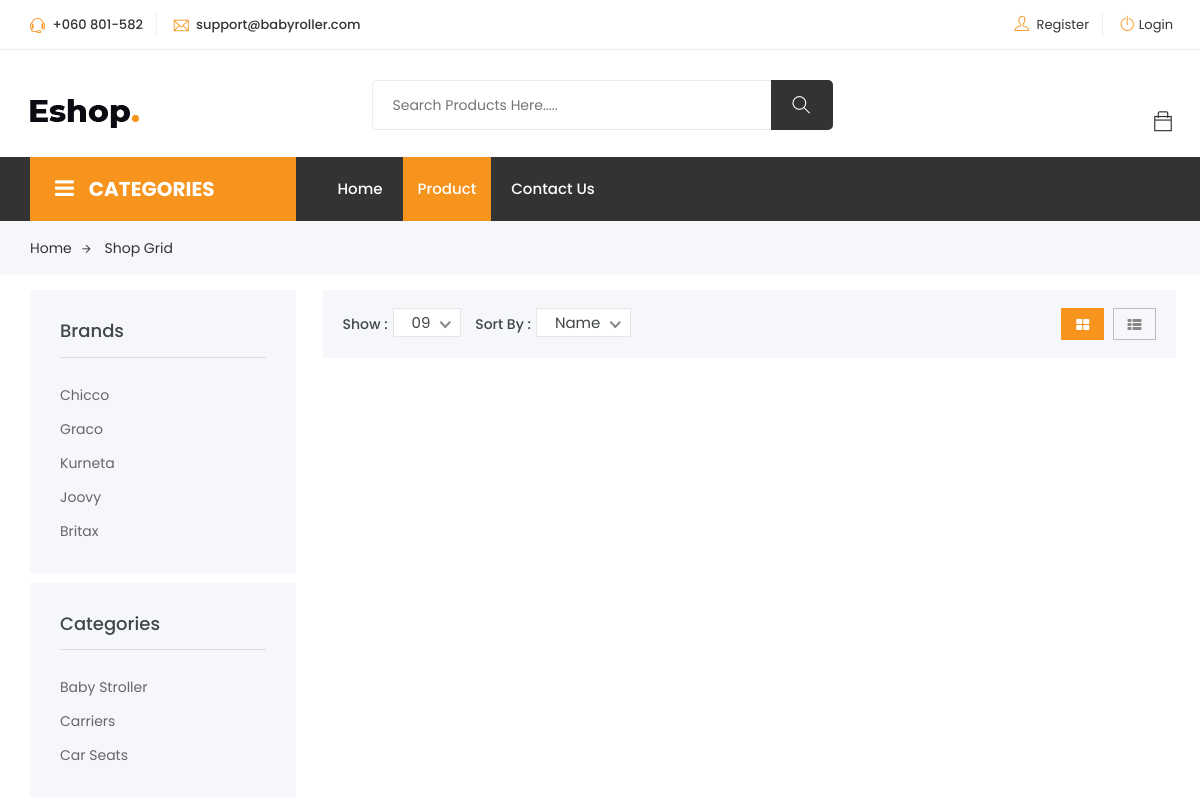
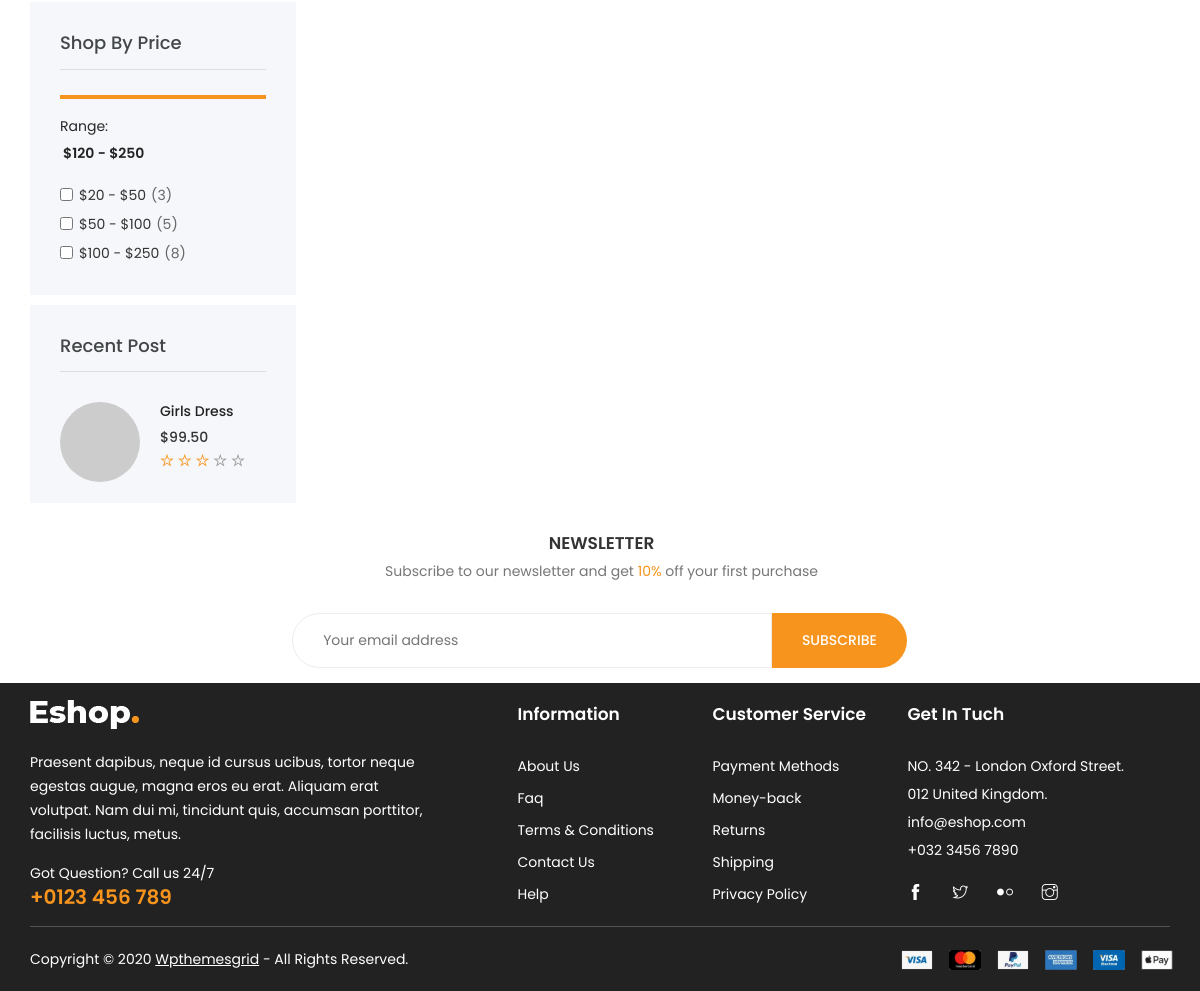
/products.php, run on the app's committed database (2 pictures, top to bottom).
### tables this page shows
CREATE TABLE `menu` (
  `id_menu` int(10) NOT NULL,
  `href` varchar(100) NOT NULL,
  `title` varchar(100) NOT NULL
);

CREATE TABLE `brand` (
  `id_brand` int(10) NOT NULL,
  `brand_name` varchar(100) NOT NULL
);

CREATE TABLE `categories` (
  `id_category` int(10) NOT NULL,
  `category` varchar(100) NOT NULL
);

### products.php (the view, shortened to what this page needs)
<?php
    include "views/fixed/head.php";
	include "views/fixed/header.php";
	include "views/connection.php";
?>
<!DOCTYPE html>
<html lang="en">
<head>
</head>
<body>
		<div class="breadcrumbs">
			<div class="container">
				<div class="row">
					<div class="col-12">
						<div class="bread-inner">
							<ul class="bread-list">
								<li><a href="index1.html">Home<i class="ti-arrow-right"></i></a></li>
								<li class="active"><a href="blog-single.html">Shop Grid</a></li>
							</ul>
						</div>
					</div>
				</div>
			</div>
		</div>
		<section class="product-area shop-sidebar shop section">
			<div class="container">
				<div class="row">
					<div class="col-lg-3 col-md-4 col-12 products_sidebar">
						<div class="shop-sidebar">
								<div class="single-widget category">
									<h3 class="title">Brands</h3>
									<ul class="categor-list brands_list">
										<?php
											$querry = "select * from brand";
											$ressult = $connection->query($querry);
											$resFetch = $ressult->fetchAll();
											$ispis = "";
											foreach($resFetch as $red){
												$ispis.="<li><a href='#' data-id=".$red->id_brand.">".$red->brand_name."</a></li>";
											}
											echo $ispis;
										?>
									</ul>
								</div>
								<div class="single-widget category">
									<h3 class="title">Categories</h3>
										<ul class="categor-list catcat_list">
											<?php
												$querry = "select * from categories";
												$ressult = $connection->query($querry);
												$resFetch = $ressult->fetchAll();
												$ispis = "";
												foreach($resFetch as $red){
													$ispis.="<li><a href='#' data-id=".$red->id_category.">".$red->category."</a></li>";
												}
												echo $ispis;
											?>
										</ul>
								</div>
									<div class="single-widget range">
										<h3 class="title">Shop by Price</h3>
										<div class="price-filter">
											<div class="price-filter-inner">
												<div id="slider-range"></div>
													<div class="price_slider_amount">
													<div class="label-input">
														<span>Range:</span><input type="text" id="amount" name="price" placeholder="Add Your Price"/>
													</div>
												</div>
											</div>
										</div>
										<ul class="check-box-list">
											<li>
												<label class="checkbox-inline" for="1"><input name="news" id="1" type="checkbox">$20 - $50<span class="count">(3)</span></label>
											</li>
											<li>
												<label class="checkbox-inline" for="2"><input name="news" id="2" type="checkbox">$50 - $100<span class="count">(5)</span></label>
											</li>
											<li>
												<label class="checkbox-inline" for="3"><input name="news" id="3" type="checkbox">$100 - $250<span class="count">(8)</span></label>
											</li>
										</ul>
									</div>
								<div class="single-widget recent-post">
									<h3 class="title">Recent post</h3>
									<div class="single-post first">
										<div class="image">
											<img src="https://via.placeholder.com/75x75" alt="#">
										</div>
										<div class="content">
											<h5><a href="#">Girls Dress</a></h5>
											<p class="price">$99.50</p>
											<ul class="reviews">
												<li class="yellow"><i class="ti-star"></i></li>
												<li class="yellow"><i class="ti-star"></i></li>
												<li class="yellow"><i class="ti-star"></i></li>
												<li><i class="ti-star"></i></li>
												<li><i class="ti-star"></i></li>
											</ul>
										</div>
									</div>
								</div>
						</div>
					</div>
					<div class="col-lg-9 col-md-8 col-12" style="margin: 0px">
						<div class="row">
							<div class="col-12">
								<div class="shop-top">
									<div class="shop-shorter">
										<div class="single-shorter">
											<label>Show :</label>
										</div>
										<div class="single-shorter">
											<label>Sort By :</label>
										</div>
									</div>
									<ul class="view-mode">
										<li class="active"><a href="shop-grid.html"><i class="fa fa-th-large"></i></a></li>
										<li><a href="shop-list.html"><i class="fa fa-th-list"></i></a></li>
									</ul>
								</div>
							</div>
						</div>
					</div>
				</div>
			</div>
		</section>
		<section class="shop-newsletter section">
			<div class="container">
				<div class="inner-top">
					<div class="row">
						<div class="col-lg-8 offset-lg-2 col-12">
							<div class="inner">
								<h4>Newsletter</h4>
								<p> Subscribe to our newsletter and get <span>10%</span> off your first purchase</p>
								<form action="mail/mail.php" method="get" target="_blank" class="newsletter-inner">
									<input name="EMAIL" placeholder="Your email address" required="" type="email">
									<button class="btn">Subscribe</button>
								</form>
							</div>
						</div>
					</div>
				</div>
			</div>
		</section>
</body>
</html>
<?php
    include "views/fixed/footer.php";
?>

### views/fixed/header.php (shortened to what this page needs)
<?php
	include "C:/xampp/htdocs/PHP1/BabyRoller/views/connection.php";
?>
<body class="js">
	<header class="header shop">
		<div class="topbar">
			<div class="container">
				<div class="row">
					<div class="col-lg-4 col-md-12 col-12">
						<div class="top-left">
							<ul class="list-main">
								<li><i class="ti-headphone-alt"></i> +060 801-582</li>
								<li><i class="ti-email"></i> support@babyroller.com</li>
							</ul>
						</div>
					</div>
					<div class="col-lg-8 col-md-12 col-12">
						<div class="right-content">
							<ul class="list-main">
								<?php
									if(isset($_SESSION['users'])){
								?>
									<li><i class="ti-user"></i> <?php echo $_SESSION['users']->fName?></li>
									<li><i class="ti-power-off"></i><a href="logout.php">Logout</a></li>
								<?php
									}else{
								?>
									<li><i class="ti-user"></i> <a href="register.php">Register</a></li>
									<li><i class="ti-power-off"></i><a href="login.php">Login</a></li>
								<?php
									};
								?>
							</ul>
						</div>
					</div>
				</div>
			</div>
		</div>
		<div class="middle-inner">
			<div class="container">
				<div class="row">
					<div class="col-lg-2 col-md-2 col-12">
						<div class="logo">
							<a href="index.php"><img src="images/logo.png" alt="logo"></a>
						</div>
					</div>
					<div class="col-lg-8 col-md-7 col-12">
						<div class="search-bar-top">
							<div class="search-bar">
								<form>
									<input name="search" placeholder="Search Products Here....." type="search">
									<button class="btnn"><i class="ti-search"></i></button>
								</form>
							</div>
						</div>
					</div>
					<div class="col-lg-2 col-md-3 col-12">
						<div class="right-bar">
							<div class="sinlge-bar shopping">
								<a href="checkout.php" class="single-icon"><i class="ti-bag"></i></a>
							</div>
						</div>
					</div>
				</div>
			</div>
		</div>
		<div class="header-inner">
			<div class="container">
				<div class="cat-nav-head">
					<div class="row">
						<div class="col-lg-3">
							<div class="all-category">
								<h3 class="cat-heading"><i class="fa fa-bars" aria-hidden="true"></i>CATEGORIES</h3>
							</div>
						</div>
						<div class="col-lg-9 col-12">
							<div class="menu-area">
								<nav class="navbar navbar-expand-lg">
									<div class="navbar-collapse">
										<div class="nav-inner">
											<ul class="nav main-menu menu navbar-nav" id="nav_bar">
													<?php
														$query = "select * from menu";
														$result = $connection->query($query);
														$resFetch = $result->fetchAll();
														$content = "";
														$selfFull = ($_SERVER['PHP_SELF']);
														$selfArray = explode("/", $selfFull);
														$self = $selfArray[count($selfArray)-1];
														foreach($resFetch as $res){
															if($res->href == $self){
																$content.="<li class='active'><a href=".$res->href.">".$res->title."</a></li>";
															}
															else{
																$content.="<li><a href=".$res->href.">".$res->title."</a></li>";
															}
														}
														echo $content;
													?>
												</ul>
										</div>
									</div>
								</nav>
							</div>
						</div>
					</div>
				</div>
			</div>
		</div>
	</header>

### data on the page
menu: title "Home"
menu: title "Product"
menu: title "Contact Us"
brand: brand_name "Chicco"
brand: brand_name "Graco"
brand: brand_name "Kurneta"
brand: brand_name "Joovy"
brand: brand_name "Britax"
categories: category "Baby Stroller"
categories: category "Carriers"
categories: category "Car Seats"
